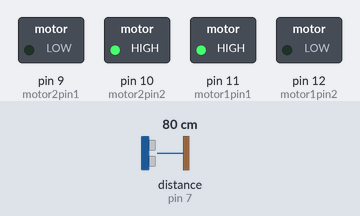
A program run on a simulated Arduino Nano, built with avr-gcc and run on an emulated ATmega328P. On the bench: switched loads named in the program (green lamp = pin HIGH). Wiring (inferred from the names in the program): ultrasonic range finder: trigger pin 8; echo pin 7. The inputs (shaded band) are chosen by the test bench; at power-on: distance to the obstacle (sensor on pin 7) 80 cm. The echo pulse lasts 58.3 µs per cm; pins used as bus, display or sensor lines are not drawn; what the program prints to the serial monitor is not drawn.

Above: at 2.8 s.
2.9 s: distance to the obstacle (sensor on pin 7) set to 299 cm
Timing chart, 0 to 5.9 s (numbered marks = the images above; inputs shaded):
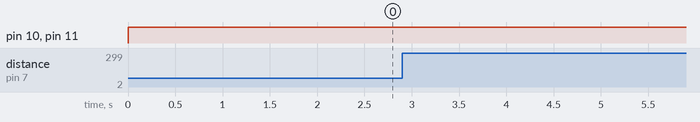

Measured:
- after the input at 2.9 s, every drawn part: stays the same

The program:

main.cpp
```cpp
#include <Arduino.h>


int motor1pin1 = 11;
int motor1pin2 = 12;
int motor1pinEn = 8;

int motor2pin1 =9;
int motor2pin2 = 10;
int motor2pinEn = 7;
int trigPin = 8;
int echoPin = 7;
long duration;
int distance;

void setup()
{
  // put your setup code here, to run once:
  pinMode(motor1pin1, OUTPUT);
  pinMode(motor1pin2, OUTPUT);
  // pinMode(motor1pinEn,OUTPUT);
  pinMode(motor2pin1, OUTPUT);
  pinMode(motor2pin2, OUTPUT);
  // pinMode(motor2pinEn,OUTPUT);
  pinMode(trigPin, OUTPUT);                         // Sets the trigPin as an OUTPUT
  pinMode(echoPin, INPUT);                          // Sets the echoPin as an INPUT
  Serial.begin(9600);                               // // Serial Communication is starting with 9600 of baudrate speed
  Serial.println("Ultrasonic Sensor HC-SR04 Test"); // print some text in Serial Monitor
  Serial.println("with Arduino UNO R3");
}

void loop()
{
  // put your main code here, to run repeatedly:
  // analogWrite(motor1pinEn,255);
  // analogWrite(motor2pinEn,255);
  digitalWrite(motor1pin1, HIGH);
  digitalWrite(motor1pin2, LOW);
  digitalWrite(motor2pin1, LOW);
  digitalWrite(motor2pin2, HIGH);
  delay(1000);
  // Clears the trigPin condition
  digitalWrite(trigPin, LOW);
  delayMicroseconds(2);
  // Sets the trigPin HIGH (ACTIVE) for 10 microseconds
  digitalWrite(trigPin, HIGH);
  delayMicroseconds(10);
  digitalWrite(trigPin, LOW);
  // Reads the echoPin, returns the sound wave travel time in microseconds
  duration = pulseIn(echoPin, HIGH);
  // Calculating the distance
  distance = duration * 0.034 / 2; // Speed of sound wave divided by 2 (go and back)
  // Displays the distance on the Serial Monitor
  Serial.print("Distance: ");
  Serial.print(distance);
  Serial.println(" cm");
}
```
